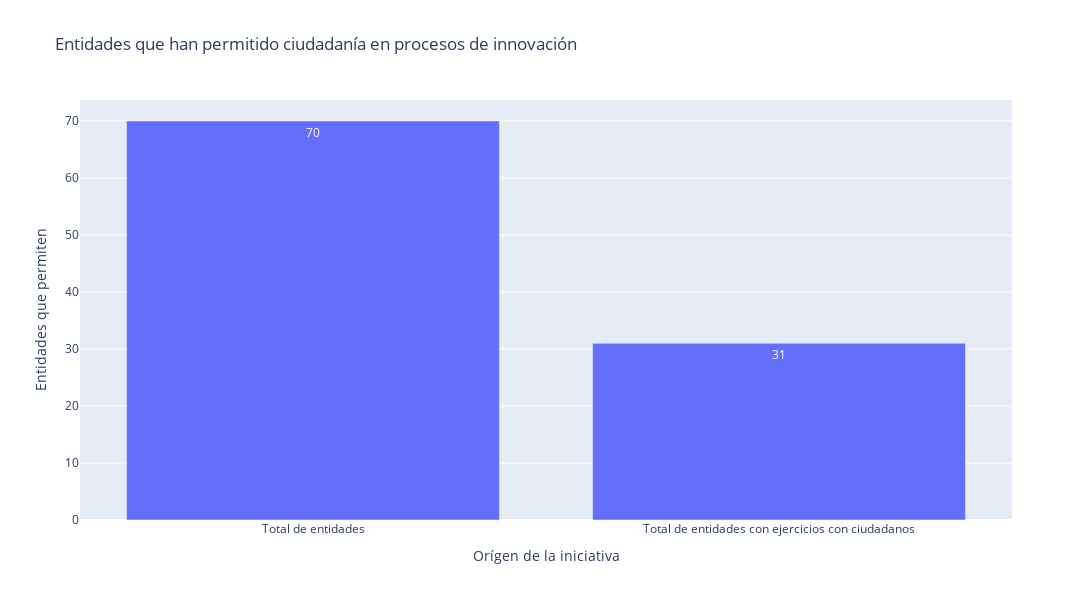

Notebook code for this chart:
### Code cell
#Ahora la misma pero con entidades y no con iniciativas. es decir 70 vs xxx

ents=respuestas_2023_df['_uuid'].unique()
companies_with_citizens_involvement = p23_df[p23_df['p23_usr/p23_usr_2'] == 1]['_submission__uuid'].nunique()

values = [len(ents),companies_with_citizens_involvement]
categories = ['Total de entidades','Total de entidades con ejercicios con ciudadanos']

fig = go.Figure()
fig.add_trace(go.Bar(x=categories, y=values, text=values, textposition='auto'))

fig.update_layout(title='Entidades que han permitido ciudadanía en procesos de innovación', xaxis_title='Orígen de la iniciativa', yaxis_title='Entidades que permiten',height=600, width=1200)
fig.update_layout(height=600, width=1200)
fig.write_image(f'./files/graficos/Efectos Directos/a/Entidades_participativas.png')
# Show the plot
fig.show()

### Figure 1 — Plotly figure (JSON) as saved in the notebook; plotly's stock layout.template omitted (floating-point values rounded to 4 significant figures)
{"data": [{"text": ["70", "31"], "textposition": "auto", "type": "bar", "x": ["Total de entidades", "Total de entidades con ejercicios con ciudadanos"], "y": [70, 31]}], "layout": {"height": 600, "title": {"text": "Entidades que han permitido ciudadanía en procesos de innovación"}, "width": 1200, "xaxis": {"title": {"text": "Orígen de la iniciativa"}}, "yaxis": {"title": {"text": "Entidades que permiten"}}}}
